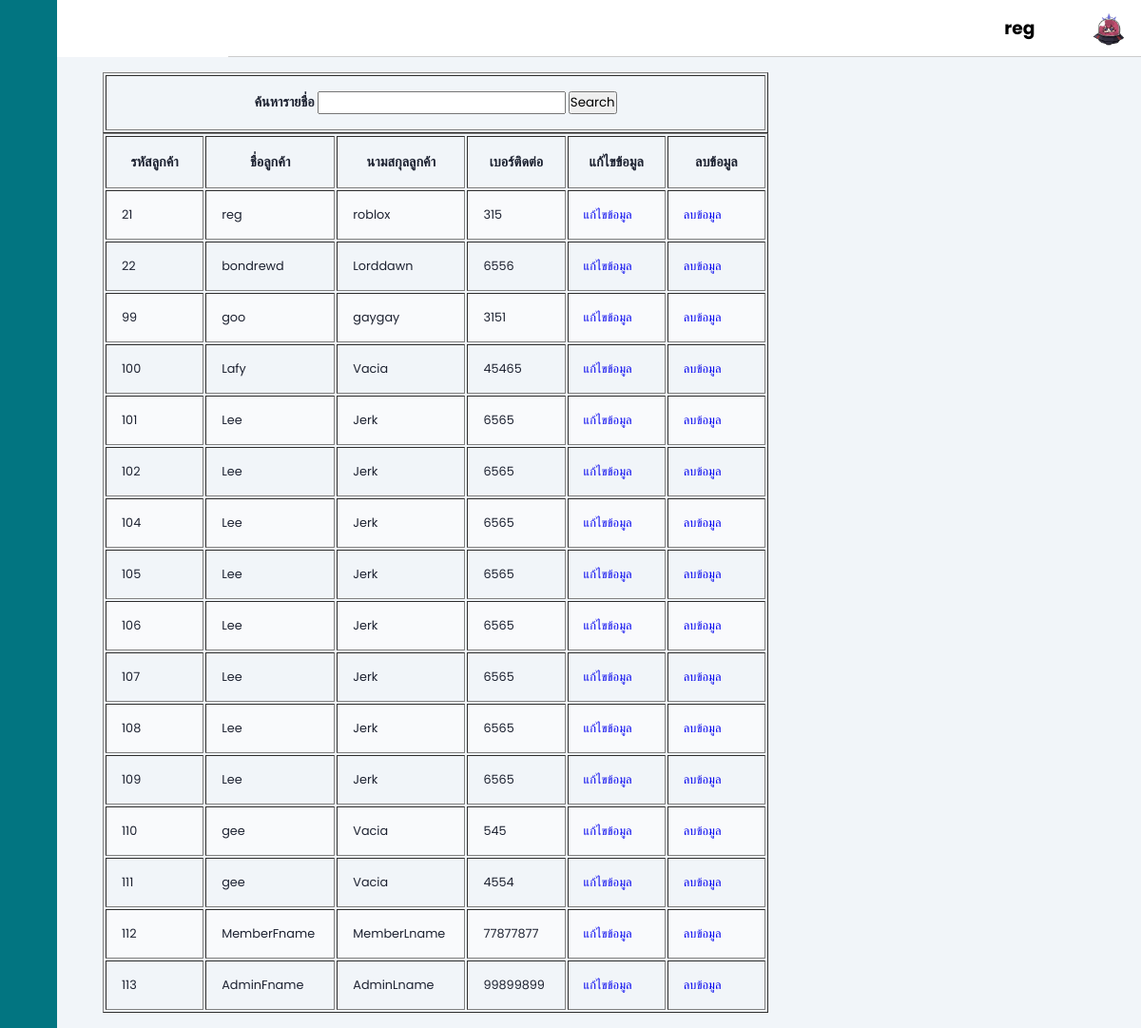
Screenshot of /viewform.php (signed in) with the database file from the repository.
### tables this page shows
CREATE TABLE `users` (
  `id` int(20) NOT NULL,
  `firstname` varchar(30) NOT NULL,
  `lastname` varchar(30) NOT NULL,
  `username` varchar(30) NOT NULL,
  `userlevel` varchar(1) NOT NULL DEFAULT 'M',
  `password` varchar(32) NOT NULL,
  `phone` int(30) NOT NULL
);

### viewform.php (the view, shortened to what this page needs)
<?php
    include 'headbar.php';
    include 'connect.php';
?><!DOCTYPE html>
<html>
    <head>
        <link rel="stylesheet" href="https://cdn.jsdelivr.net/gh/lykmapipo/themify-icons@0.1.2/css/themify-icons.css">
        <link rel="stylesheet" href="style.css">
    </head>
    <body>
        <?php
            $strKeyword = null;
        ?>
    <?php
    $sql = "select * from users where firstname like '%".$strKeyword."%' ";
    $query = mysqli_query($con,$sql);
    ?>
    <div class="main-content">
    <main>
    <form name="resechdata" method="POST" action="<?php echo $_SERVER['SCRIPT_NAME'];?>">
        <table width = 700 border="1">
            <tr>
                <th>ค้นหารายชื่อ
                    <input name="txtKeyword" type="text" id="txtKeyword" value="<?php echo $strKeyword ?>">
                    <input type="submit" value="Search">
                </th>
            </tr>
        </table>
    </form>
    <table width="700" border="1">
            <tr>
                <th width= "100">รหัสลูกค้า</th>
                <th width= "100">ชื่อลูกค้า</th>
                <th width= "100">นามสกุลลูกค้า</th>
                <th width= "100">เบอร์ติดต่อ</th>
                <th width= "100">แก้ไขข้อมูล</th>
                <th width= "100">ลบข้อมูล</th>
            </tr>
            <?php
                while($result=mysqli_fetch_array($query,MYSQLI_ASSOC))
                {
                  ?>
                  <tr>
                      <td><?php echo $result["id"];?></td>
                      <td><?php echo $result["firstname"];?></td>
                      <td><?php echo $result["lastname"];?></td>
                      <td><?php echo $result["phone"];?></td>
                      <td> <a href="edit.php?id=<?php echo $result["id"];?>">แก้ไขข้อมูล</a> </td>
                      <td> <a href="delete.php?id=<?php echo $result["id"];?>">ลบข้อมูล</a></td>
                  </tr>
                  <?php
                }
            ?>
    </table>
    </main>
    </div>
    </body>
</html>

### style.css (style rules this page uses)
:root { --main-color: #027581; --color-dark: #1D2231; --text-grey: #8390A2; }
* { font-family: 'Poppins', sans-serif; margin: 0; padding: 0; text-decoration: none; list-style-type: none; box-sizing: border-box; }
.main-content { position: relative; margin-left: 240px; transition: margin-left 500ms; }
main { margin-top: 60px; background: #f1f5f9; min-height: 90vh; padding: 1rem 3rem; }
th, td { font-size: .9rem; padding: 1rem 1rem; color: var(--color-dark); }
td { font-size: .8rem; }
tbody tr:nth-child(even) { background: #f9fafc; }
@media only screen and (max-width: 1200px) { .main-content { margin-left: 60px; } }

### rows the page displays
users: id "21", firstname "reg", lastname "roblox", phone "315"
users: id "22", firstname "bondrewd", lastname "Lorddawn", phone "6556"
users: id "99", firstname "goo", lastname "gaygay", phone "3151"
users: id "100", firstname "Lafy", lastname "Vacia", phone "45465"
users: id "101", firstname "Lee", lastname "Jerk", phone "6565"
users: id "102", firstname "Lee", lastname "Jerk", phone "6565"
users: id "104", firstname "Lee", lastname "Jerk", phone "6565"
users: id "105", firstname "Lee", lastname "Jerk", phone "6565"
users: id "106", firstname "Lee", lastname "Jerk", phone "6565"
users: id "107", firstname "Lee", lastname "Jerk", phone "6565"
users: id "108", firstname "Lee", lastname "Jerk", phone "6565"
users: id "109", firstname "Lee", lastname "Jerk", phone "6565"
users: id "110", firstname "gee", lastname "Vacia", phone "545"
users: id "111", firstname "gee", lastname "Vacia", phone "4554"
users: id "112", firstname "MemberFname", lastname "MemberLname", phone "77877877"
users: id "113", firstname "AdminFname", lastname "AdminLname", phone "99899899"
